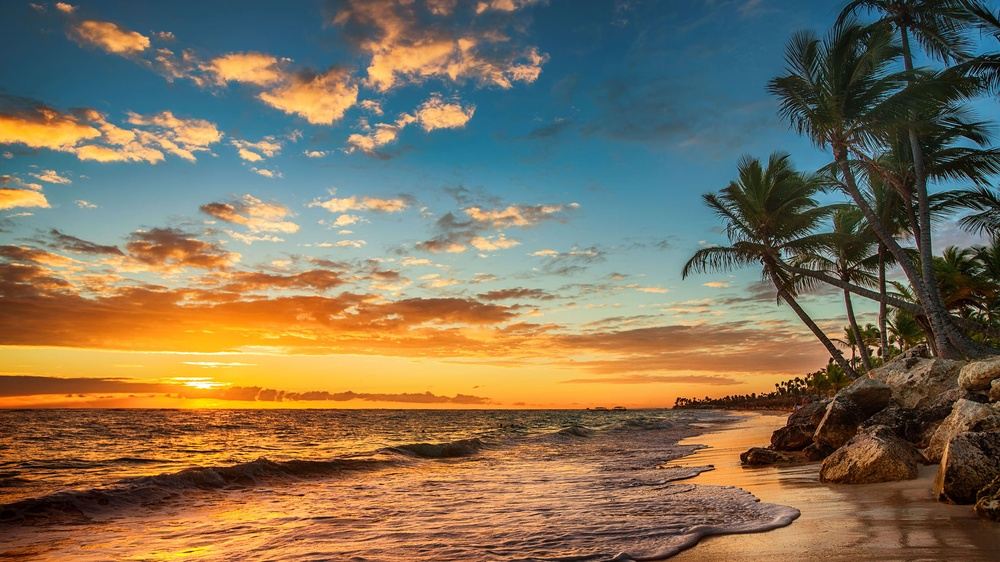
#> input picture assets/images/background.jpg, 1000 x 562 px, shrunk from 3840 x 2160 before the run
$ python color_segmentation_demo.py
#> lines starting #> are read from the running program, lines starting #| are printed output that depends on the picture
import cv2
import numpy as np
from sklearn.cluster import KMeans


class ColorSegmentation:
    def __init__(self, image_path, n_colors=5):
#> called with image_path = '../assets/images/background.jpg', n_colors = 5
        self.image_path = image_path
        self.n_colors = n_colors
        self.kmeans = None
        self.centroids = None
        self.image = cv2.imread(self.image_path)
#> self.image is the input picture: shape (562, 1000, 3); mean B, G, R 88.4, 112.6, 126.8
        if self.image is None:
            raise ValueError(f"Failed to load image: {self.image_path}")

    def segment(self):
        h, w, c = self.image.shape
#> h = 562; w = 1000; c = 3
        data = self.image.reshape((-1, 3))
        self.kmeans = KMeans(n_clusters=self.n_colors, random_state=0)
        labels = self.kmeans.fit_predict(data)
        self.centroids = self.kmeans.cluster_centers_.astype(np.uint8)
        segmented = self.centroids[labels].reshape((h, w, 3))
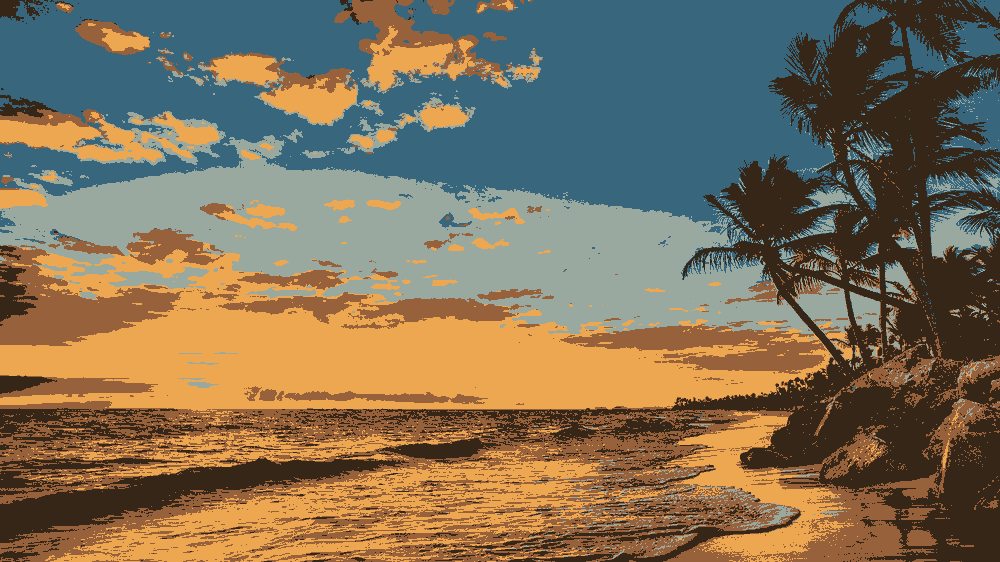
#> segmented: shape (562, 1000, 3); mean of channels 0, 1, 2 87.7, 112, 126.5; drawn as B, G, R
        return segmented


if __name__ == "__main__":
    _img_path_in = "../assets/images/background.jpg"
    _img_path_out = "../assets/images/segmented_output.jpg"
    _n_colors = 5
    _segmenter = ColorSegmentation(image_path=_img_path_in, n_colors=_n_colors)
    segmented_img = _segmenter.segment()
    cv2.imwrite(_img_path_out, segmented_img)
    print(f"Segmented image saved as {_img_path_out}")
